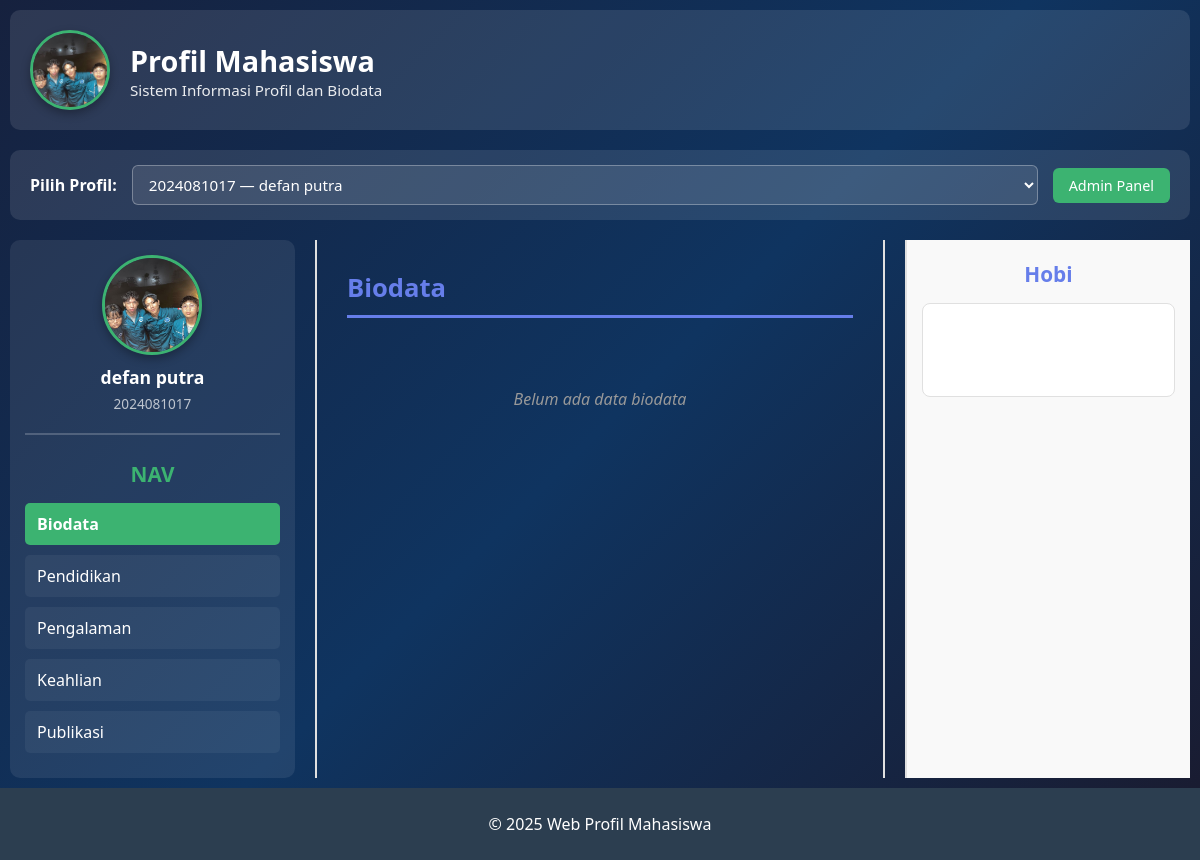
The page / on the database its author committed.
### tables this page shows
CREATE TABLE `users` (
  `id` int(11) NOT NULL,
  `nim` varchar(50) NOT NULL,
  `nama` varchar(200) NOT NULL,
  `foto` varchar(255) DEFAULT NULL,
  `created_at` timestamp NOT NULL DEFAULT current_timestamp()
);

### index.php (the view, shortened to what this page needs)
<?php
require 'koneksi.php';
$res = $mysqli->query("SELECT id, nim, nama, foto FROM users ORDER BY nama");
$users = $res->fetch_all(MYSQLI_ASSOC);
$uid = isset($_GET['uid']) ? (int)$_GET['uid'] : null;
if (!$uid && count($users) > 0) {
    $uid = $users[0]['id'];
}
$tab = isset($_GET['tab']) ? $_GET['tab'] : 'biodata';
$allowedTabs = ['biodata', 'pendidikan', 'pengalaman', 'keahlian', 'publikasi'];
function esc($s){ return htmlspecialchars($s); }
$profile = null;
if ($uid) {
    $stmt = $mysqli->prepare("SELECT * FROM users WHERE id = ?");
    $stmt->bind_param('i',$uid);
    $stmt->execute();
    $profile = $stmt->get_result()->fetch_assoc();
    $biodata = [];
    $stmt = $mysqli->prepare("SELECT * FROM biodata WHERE nim = ? ORDER BY created_at DESC");
    $stmt->bind_param('s', $profile['nim']);
    $stmt->execute();
    $biodata = $stmt->get_result()->fetch_all(MYSQLI_ASSOC);
    $hobi = [];
    $stmt = $mysqli->prepare("SELECT * FROM hobi WHERE nim = ? ORDER BY created_at DESC");
    $stmt->bind_param('s', $profile['nim']);
    $stmt->execute();
    $hobi = $stmt->get_result()->fetch_all(MYSQLI_ASSOC);
    $footer = null;
    $stmt = $mysqli->prepare("SELECT * FROM footer WHERE nim = ? ORDER BY created_at DESC LIMIT 1");
    $stmt->bind_param('s', $profile['nim']);
    $stmt->execute();
    $footer = $stmt->get_result()->fetch_assoc();
}
?>
<!doctype html>
<html lang="id">
<head>
</head>
<body>
<div class="container">
  <div class="header">
    <div class="profile-header">
      <?php if ($profile && !empty($profile['foto']) && file_exists(__DIR__.'/uploads/'.$profile['foto'])): ?>
        <img src="<?php echo 'uploads/'.esc($profile['foto']); ?>" alt="Foto Profil" class="profile-photo">
      <?php else: ?>
        <img src="fallback-profile.png" alt="Foto Profil" class="profile-photo">
      <?php endif; ?>
      <div>
        <h1>Profil Mahasiswa</h1>
        <p>Sistem Informasi Profil dan Biodata</p>
      </div>
    </div>
  </div>
  <div class="user-selector">
    <label for="uid">Pilih Profil:</label>
    <select name="uid" id="uid" onchange="window.location.href='?uid='+this.value+'&tab=<?php echo $tab; ?>'">
      <?php foreach($users as $u): ?>
        <option value="<?php echo $u['id']; ?>" <?php echo ($u['id']==$uid)?'selected':''; ?>>
          <?php echo esc($u['nim'].' — '.$u['nama']); ?>
        </option>
      <?php endforeach; ?>
    </select>
    <a href="admin_personil.php">Admin Panel</a>
  </div>
  <main class="main-layout">
    <nav class="nav">
      <?php if ($profile): ?>
        <div class="profile-card">
          <?php if ($profile && !empty($profile['foto']) && file_exists(__DIR__.'/uploads/'.$profile['foto'])): ?>
            <img src="<?php echo 'uploads/'.esc($profile['foto']); ?>" alt="Foto" class="profile-photo-large">
          <?php else: ?>
            <img src="fallback-profile.png" alt="Foto" class="profile-photo-large">
          <?php endif; ?>
          <div>
            <h3><?php echo esc($profile['nama']); ?></h3>
            <p><?php echo esc($profile['nim']); ?></p>
          </div>
        </div>
      <?php endif; ?>
      <h2>NAV</h2>
      <ul class="nav-menu">
        <?php
        $tabNames = [
          'biodata' => 'Biodata',
          'pendidikan' => 'Pendidikan',
          'pengalaman' => 'Pengalaman',
          'keahlian' => 'Keahlian',
          'publikasi' => 'Publikasi'
        ];
        foreach($allowedTabs as $t):
        ?>
          <li>
            <a href="?uid=<?php echo $uid; ?>&tab=<?php echo $t; ?>" class="<?php echo ($t===$tab)?'active':''; ?>">
              <?php echo $tabNames[$t]; ?>
            </a>
          </li>
        <?php endforeach; ?>
      </ul>
    </nav>
    <section class="section">
      <?php if (!$profile): ?>
        <div class="no-data">
          <h2>Tidak ada profil</h2>
          <p>Silakan pilih profil dari dropdown di atas.</p>
        </div>
      <?php else: ?>
        <?php if ($tab === 'biodata'): ?>
          <h2>Biodata</h2>
          <?php if (!empty($biodata)): ?>
            <div class="biodata-content">
              <?php
              $mainBio = null;
              foreach($biodata as $b) {
                if (stripos($b['judul'], 'biodata') !== false || stripos($b['judul'], 'data diri') !== false) {
                  $mainBio = $b;
                  break;
                }
              }
              if ($mainBio):
                $lines = explode("\n", $mainBio['isi']);
              ?>
                <div class="info-group">
                  <strong class="label">NIM:</strong> <span class="value"><?php echo esc($profile['nim']); ?></span>
                </div>
                <div class="info-group">
                  <strong class="label">Nama:</strong> <span class="value"><?php echo esc($profile['nama']); ?></span>
                </div>
                <?php foreach($lines as $line):
                  $parts = explode(':', $line, 2);
                  if (count($parts) == 2):
                ?>
                  <div class="info-group">
                    <strong class="label"><?php echo esc(trim($parts[0])); ?>:</strong>
                    <span class="value"><?php echo esc(trim($parts[1])); ?></span>
                  </div>
                <?php endif; endforeach; ?>
              <?php else: ?>
                <?php foreach($biodata as $b): ?>
                  <div class="content-card">
                    <h4><?php echo esc($b['judul']); ?></h4>
                    <p><?php echo nl2br(esc($b['isi'])); ?></p>
                  </div>
                <?php endforeach; ?>
              <?php endif; ?>
            </div>
          <?php else: ?>
            <div class="no-data">
              <p>Belum ada data biodata</p>
            </div>
          <?php endif; ?>
        <?php endif; ?>
      <?php endif; ?>
    </section>
    <aside class="aside">
      <h2>Hobi</h2>
      <div class="aside-content">
        <?php if (!empty($hobi)): ?>
          <ul class="hobby-list">
            <?php
            $allHobbies = [];
            foreach($hobi as $h) {
              $items = preg_split('/[;|,]+/', $h['hobi']);
              foreach($items as $it) {
                if(trim($it) != '') {
                  $allHobbies[] = trim($it);
                }
              }
            }
            $allHobbies = array_unique($allHobbies);
            foreach($allHobbies as $hobby):
            ?>
              <li><?php echo esc($hobby); ?></li>
            <?php endforeach; ?>
          </ul>
        <?php else: ?>
          <p style="text-align: center; color: rgba(255, 255, 255, 0.5); padding: 20px;">Belum ada hobi</p>
        <?php endif; ?>
      </div>
    </aside>
  </main>
  <footer class="footer">
    <?php if ($footer): ?>
      <div class="left">
        <?php if (!empty($footer['instagram'])): ?>
          Twitter: @akun
        <?php endif; ?>
      </div>
      <div class="center-copy">
        <p>© <?php echo !empty($footer['copyright_text']) ? esc($footer['copyright_text']) : 'Copyright 2020. All Rights Reserved'; ?></p>
      </div>
      <div class="right">
        <p>NAMA WEB</p>
        <p>Slogan/Keterangan</p>
      </div>
    <?php else: ?>
      <div class="center-copy" style="width: 100%;">
        <p>© <?php echo date('Y'); ?> Web Profil Mahasiswa</p>
      </div>
    <?php endif; ?>
  </footer>
</div>
</body>
</html>

### index.php (style rules this page uses)
* { margin: 0; padding: 0; box-sizing: border-box; font-family: "Segoe UI", Tahoma, Geneva, Verdana, sans-serif; }
body { background: linear-gradient(135deg, #16213e, #0f3460, #1a1a2e); color: #fff; min-height: 100vh; display: flex; flex-direction: column; }
.container { max-width: 1400px; margin: 0 auto; width: 100%; display: flex; flex-direction: column; min-height: 100vh; }
.header { background: rgba(255, 255, 255, 0.1); padding: 20px; border-radius: 10px; margin: 10px; }
.profile-header { display: flex; align-items: center; gap: 20px; }
.profile-photo { width: 80px; height: 80px; border-radius: 50%; object-fit: cover; border: 3px solid #3cb371; box-shadow: 0 4px 10px rgba(0, 0, 0, 0.3); }
.header h1 { font-size: 1.8rem; font-weight: bold; color: #fff; }
.header p { font-size: 0.95rem; opacity: 0.9; color: #fff; }
.user-selector { background: rgba(255, 255, 255, 0.1); padding: 15px 20px; display: flex; align-items: center; gap: 15px; flex-wrap: wrap; margin: 10px; border-radius: 10px; }
.user-selector label { font-weight: 600; color: #fff; }
.user-selector select { padding: 8px 12px; background: rgba(255, 255, 255, 0.1); border: 1px solid rgba(255, 255, 255, 0.3); border-radius: 6px; font-size: 0.95rem; flex: 1; min-width: 200px; color: #fff; }
.user-selector select option { background: #1a1a2e; color: #fff; }
.user-selector a { padding: 8px 16px; background: #3cb371; color: white; text-decoration: none; border-radius: 6px; font-size: 0.9rem; margin-left: auto; transition: 0.3s; }
main { display: flex; flex: 1; padding: 20px; gap: 20px; }
.main-layout { display: flex; flex: 1; gap: 20px; padding: 10px; }
nav, .nav { flex: 1; background: rgba(255, 255, 255, 0.08); padding: 15px; border-radius: 10px; overflow-y: auto; }
.profile-card { text-align: center; margin-bottom: 25px; padding-bottom: 20px; border-bottom: 2px solid rgba(255, 255, 255, 0.2); }
.profile-photo-large { width: 100px; height: 100px; border-radius: 50%; object-fit: cover; border: 3px solid #3cb371; margin: 0 auto 10px; display: block; box-shadow: 0 4px 10px rgba(0, 0, 0, 0.3); }
.profile-card h3 { font-size: 1.1rem; color: #fff; margin-bottom: 5px; }
.profile-card p { font-size: 0.85rem; color: rgba(255, 255, 255, 0.7); }
nav h2, .nav h2 { color: #3cb371; margin-bottom: 15px; text-align: center; font-size: 1.3rem; }
nav ul, .nav-menu { list-style: none; }
nav li, .nav-menu li { margin: 10px 0; }
nav a, .nav-menu a { display: block; text-decoration: none; color: #fff; padding: 10px 12px; border-radius: 5px; transition: 0.3s; background: rgba(255, 255, 255, 0.05); }
nav a.active, .nav-menu a.active { background: #3cb371; font-weight: 600; }
.section { grid-column: 2; grid-row: 2; padding: 30px; overflow-y: auto; border-left: 2px solid #e0e0e0; border-right: 2px solid #e0e0e0; }
.section h2 { font-size: 1.6rem; color: #667eea; margin-bottom: 20px; padding-bottom: 10px; border-bottom: 3px solid #667eea; }
.no-data { text-align: center; padding: 50px 20px; color: #999; font-style: italic; }
.aside { grid-column: 3; grid-row: 2; background: #f9f9f9; border-left: 2px solid #e0e0e0; padding: 20px 15px; overflow-y: auto; }
.aside h2 { font-size: 1.3rem; color: #667eea; margin-bottom: 15px; text-align: center; }
.aside-content { background: white; padding: 15px; border-radius: 8px; border: 1px solid #e0e0e0; }
.footer { grid-column: 1 / -1; grid-row: 3; background: #2c3e50; color: white; padding: 25px 20px; text-align: center; }
@media (min-width: 1025px) { main, .main-layout { flex-direction: row; } }
@media (min-width: 1025px) { nav, .nav { flex-basis: 25%; } }
@media (min-width: 1025px) { section, .section { flex-basis: 50%; } }
@media (min-width: 1025px) { aside, .aside { flex-basis: 25%; } }

### rows shown on the page
users: foto (picture), nama "defan putra", nim "2024081017"

### other values the page prints
$tabNames[$t] "Biodata"
$tabNames[$t] "Pendidikan"
$tabNames[$t] "Pengalaman"
$tabNames[$t] "Keahlian"
$tabNames[$t] "Publikasi"
form field uid "2024081017 — defan putra"
